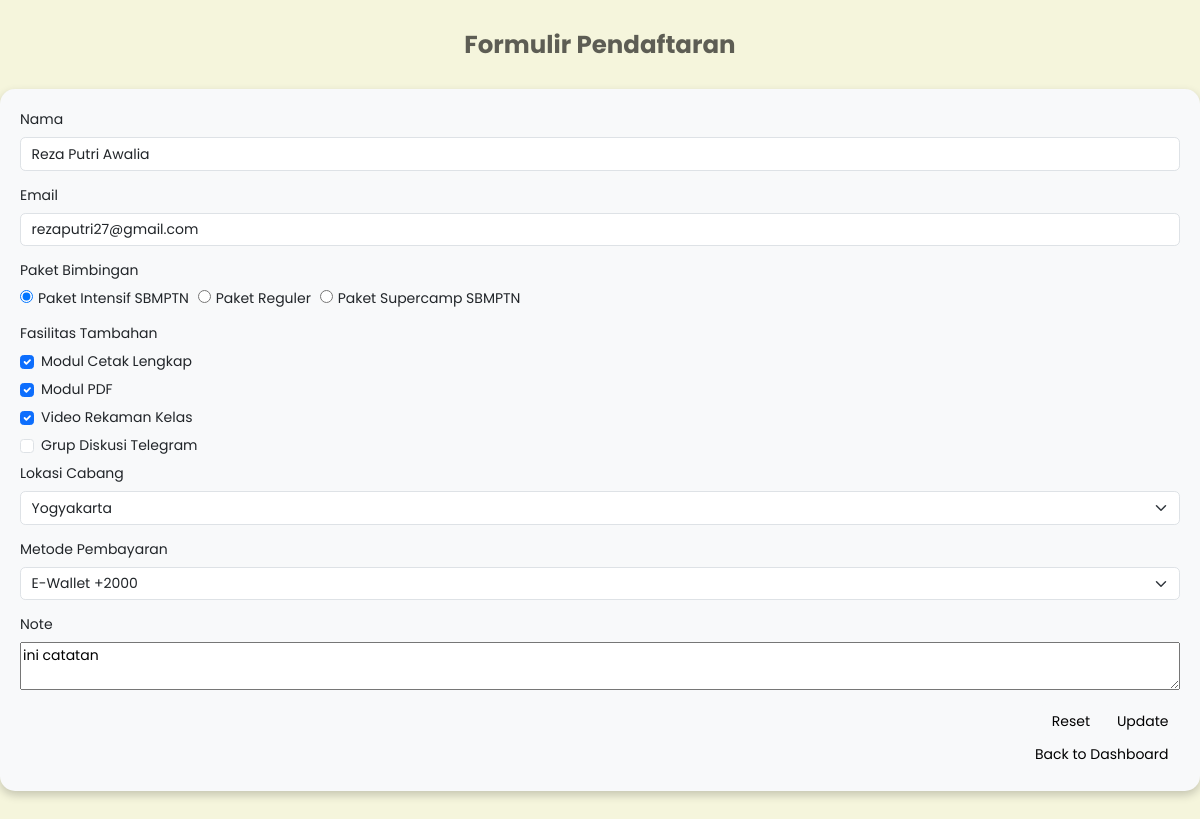
Page /formEdit.php?id=11 on the committed database.
### tables this page shows
CREATE TABLE `pendaftar` (
  `id` int(11) NOT NULL,
  `nama` varchar(100) NOT NULL,
  `email` varchar(100) NOT NULL,
  `paket` varchar(50) NOT NULL,
  `fasilitas` text NOT NULL,
  `lokasi` varchar(50) NOT NULL,
  `metode_pembayaran` varchar(50) NOT NULL,
  `catatan` text NOT NULL,
  `harga_paket` int(11) NOT NULL,
  `harga_cabang` int(11) NOT NULL,
  `total_fasilitas` int(11) NOT NULL,
  `subtotal` int(11) NOT NULL,
  `pajak` int(11) NOT NULL,
  `biaya_admin` int(11) NOT NULL,
  `total_bayar` int(11) NOT NULL,
  `tanggal_daftar` datetime NOT NULL
);

### formEdit.php (the view, shortened to what this page needs)
<?php
include 'php/connection.php';
$id = $_GET['id'];
$sql = "SELECT * FROM pendaftar WHERE id = $id";
$query = mysqli_query($connect, $sql);
$data = mysqli_fetch_assoc($query);
$fasilitas = explode( ', ', $data['fasilitas']);
?>
<!DOCTYPE html>
<html lang="en">
<head>
    <link rel="stylesheet" href="https://cdnjs.cloudflare.com/ajax/libs/font-awesome/6.5.2/css/all.min.css">
    <link href="https://cdn.jsdelivr.net/npm/bootstrap@5.3.8/dist/css/bootstrap.min.css" rel="stylesheet">
    <link rel="stylesheet" href="css/config.css">
</head>
<body>
    <div id="formDaftarContainer" class="form-container">
        <h3 style="font-weight: bold; margin-bottom: 30px; color: rgba(0, 0, 0, 0.619);;">Formulir Pendaftaran</h3>
        <form id="formDaftar" class="formDaftar" action="php/prosesUpdate.php" method="POST">
            <div class="mb-3">
                <label for="nama" class="form-label">Nama</label>
                <input type="text" class="form-control" name="nama" id="nama" value="<?= $data['nama']; ?>" required>
            </div>
            <div class="mb-3">
                <label for="email" class="form-label">Email</label>
                <input type="email" class="form-control" name="email" id="email" placeholder="contoh@gmail.com" value="<?= $data['email']; ?>" required>
            </div>
            <div class="mb-3" style="display: flex; flex-direction: column;">
                <label class="mb-2">Paket Bimbingan</label>
                <div>
                    <input type="radio" name="paket" class="form-radio-input" id="paket-intensif" style="margin-right: 5px;" value="Paket Intensif SBMPTN" <?= $data['paket'] == "Paket Intensif SBMPTN" ? 'checked' : '' ?>>Paket Intensif SBMPTN
                    <input type="radio" name="paket" class="form-radio-input" id="paket-reguler" style="margin-right: 5px; margin-left: 5px;" value="Paket Reguler" <?= $data['paket'] == "Paket Reguler" ? 'checked' : '' ?>>Paket Reguler
                    <input type="radio" name="paket" class="form-radio-input" id="paket-supercamp" style="margin-right: 5px; margin-left: 5px;" value="Paket Supercamp SBMPTN" <?= $data['paket'] == "Paket Supercamp SBMPTN" ? 'checked' : '' ?>>Paket Supercamp SBMPTN
                </div>
            </div>
            <div style="display: flex; flex-direction: column;">
                <label class="mb-2">Fasilitas Tambahan</label>
            </div>
            <div class="form-check mb-2">
                <input type="checkbox" class="form-check-input" name="fasilitas[]" id="modul-cetak" value="Modul Cetak Lengkap"<?= in_array('Modul Cetak Lengkap', $fasilitas) ? 'checked' : '' ?>>
                <label for="modul-cetak" class="form-cetak-label">Modul Cetak Lengkap</label>
            </div>
            <div class="form-check mb-2">
                <input type="checkbox" class="form-check-input" name="fasilitas[]" id="modul-pdf" value="Modul PDF"<?= in_array('Modul PDF', $fasilitas) ? 'checked' : '' ?>>
                <label for="modul-pdf" class="form-cetak-label">Modul PDF</label>
            </div>
            <div class="form-check mb-2">
                <input type="checkbox" class="form-check-input" name="fasilitas[]" id="video" value="Video Rekaman Kelas" <?= in_array('Video Rekaman Kelas', $fasilitas) ? 'checked' : '' ?>>
                <label for="video" class="form-cetak-label">Video Rekaman Kelas</label>
            </div>
            <div class="form-check mb-2">
                <input type="checkbox" class="form-check-input" name="fasilitas[]" id="telegram" value="Grup Diskusi Telegram" <?= in_array('Grup Diskusi Telegram', $fasilitas) ? 'checked' : '' ?>>
                <label for="telegram" class="form-cetak-label">Grup Diskusi Telegram</label>
            </div>
            <div class="mb-3">
                <label for="lokasi" class="form-label">Lokasi Cabang</label>
                <select class="form-select" name="lokasiCabang" required>
                    <option value="Yogyakarta" <?= $data['lokasi'] == "Yogyakarta" ? 'selected' : '' ?>>Yogyakarta</option>
                </select>
            </div>
            <div class="mb-3">
                <label for="metode-bayar" class="form-label">Metode Pembayaran</label>
                <select class="form-select" name="metodeBayar">
                    <option value="E-Wallet" <?= $data['metode_pembayaran'] == "E-Wallet" ? 'selected' : '' ?>>E-Wallet +2000</option>
                </select>
            </div>
            <div class="mb-3" style="display: flex; flex-direction: column;">
                <label for="note" class="form-label">Note</label>
                <textarea class="textarea-note" name="note" id="note" placeholder="Write your additional note here"><?= $data['catatan']; ?></textarea>
            </div>
            <div class="div-button" style="text-align: right;">
                <button type="reset" class="btn btn-light">Reset</button>
                <button type="submit" class="btn btn-light">Update</button>
            </div>
            <div class="div-button" style="text-align: right;">
                <a href="index.php"><button type="button" class="btn btn-light">Back to Dashboard</button></a>
            </div>
        </form>
    </div>
</body>
</html>

### css/config.css (style rules this page uses)
body, html { font-size: 14px; }
.form-container { min-height: 100vh; background-color: #f8f5d7; overflow-y: auto !important; display: flex; flex-direction: column; align-items: center; justify-content: center; font-family: 'Poppins'; font-size: 14px; background: beige; padding-top: 30px; padding-bottom: 50px; }
.formDaftar { width: 1200px; padding: 20px; background: #f8f9fa; border-radius: 15px; box-shadow: 0 4px 10px rgba(0, 0, 0, 0.2); }
.form-control, .form-select { font-size: 14px; }

### rows in the picture
pendaftar: nama "Reza Putri Awalia", email "rezaputri27@gmail.com", paket "☑", fasilitas "☑", lokasiCabang "Yogyakarta", metodeBayar "E-Wallet +2000", note "ini catatan"
